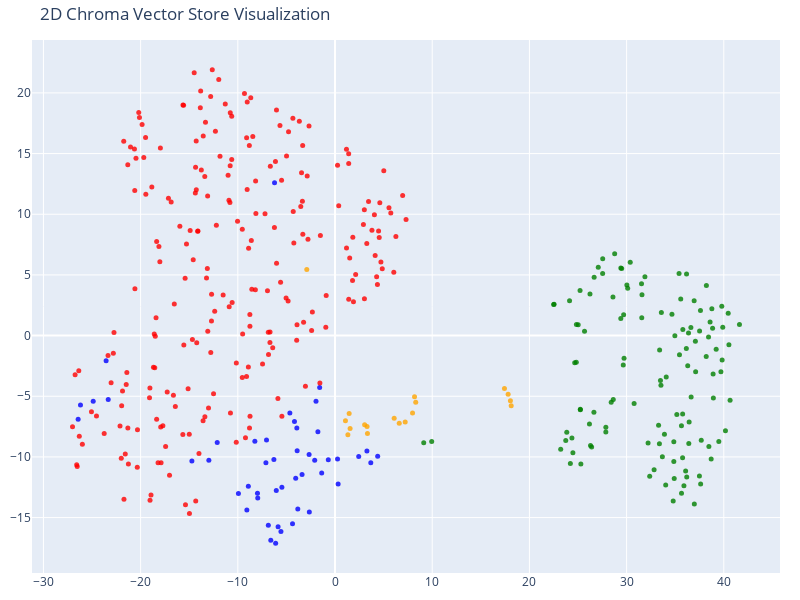

Notebook code cell kept with this figure:
### Code cell
# We humans find it easier to visalize things in 2D!
# Reduce the dimensionality of the vectors to 2D using t-SNE
# (t-distributed stochastic neighbor embedding)

tsne = TSNE(n_components=2, random_state=42)
reduced_vectors = tsne.fit_transform(vectors)

# Create the 2D scatter plot
fig = go.Figure(data=[go.Scatter(
    x=reduced_vectors[:, 0],
    y=reduced_vectors[:, 1],
    mode='markers',
    marker=dict(size=5, color=colors, opacity=0.8),
    text=[f"Type: {t}<br>Text: {d[:100]}..." for t, d in zip(doc_types, documents)],
    hoverinfo='text'
)])

fig.update_layout(
    title='2D Chroma Vector Store Visualization',
    scene=dict(xaxis_title='x',yaxis_title='y'),
    width=800,
    height=600,
    margin=dict(r=20, b=10, l=10, t=40)
)

fig.show()

### Figure 1 — Plotly figure (JSON) as saved in the notebook; plotly's stock layout.template omitted (floating-point values rounded to 4 significant figures; data arrays with more than 128 entries replaced by an {"elided": "..."} marker saying what was removed)
{"data": [{"hoverinfo": "text", "marker": {"color": {"elided": "413 str values"}, "opacity": 0.8, "size": 5}, "mode": "markers", "text": {"elided": "413 str values"}, "type": "scatter", "x": {"elided": "413 float values"}, "y": {"elided": "413 float values"}}], "layout": {"height": 600, "margin": {"b": 10, "l": 10, "r": 20, "t": 40}, "scene": {"xaxis": {"title": {"text": "x"}}, "yaxis": {"title": {"text": "y"}}}, "title": {"text": "2D Chroma Vector Store Visualization"}, "width": 800}}
